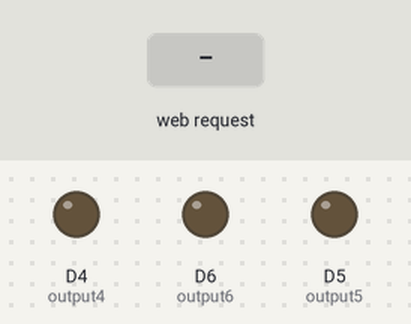
Simulated run of this sketch. Board: ESP8266 (NodeMCU). On the bench: output pins drawn as LEDs (lit = HIGH). Inputs (shaded band) come from the test bench. WiFi joins after 1.5 s; servers stay silent unless stated; what the sketch prints to the serial monitor is not drawn.

Above: at 3.2 s.
3.3 s: HTTP request GET /eksekusi-kode-A received
At 3.7 s:
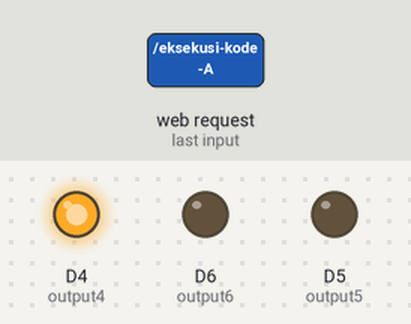
4.8 s: HTTP request GET /eksekusi-kode-C received
At 6.0 s:
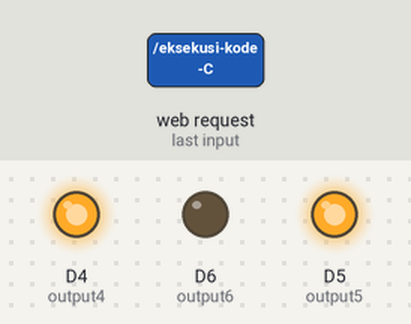
6.3 s: HTTP request GET /eksekusi-kode-B received
At 7.2 s:
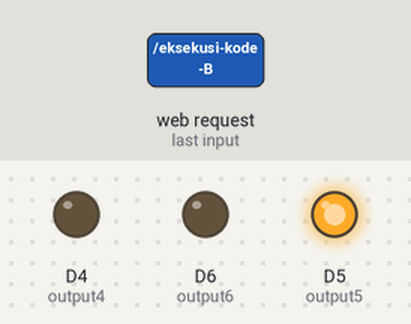
7.8 s: HTTP request GET /eksekusi-kode-E received
At 8.4 s:
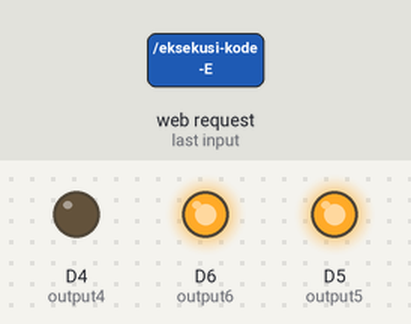
9.3 s: HTTP request GET /eksekusi-kode-D received
At 10.5 s:
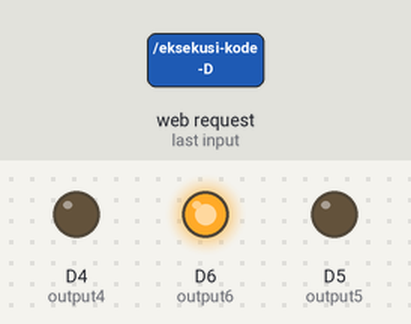
10.8 s: HTTP request GET /eksekusi-kode-F received
At 11.9 s:
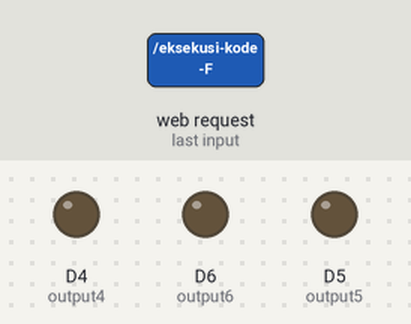
Timing chart, 0 to 13.3 s (numbered marks = the images above; inputs shaded):
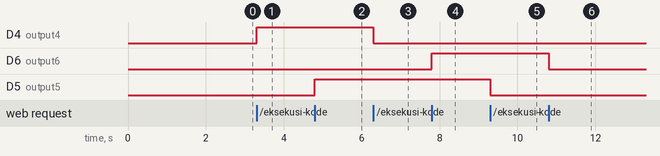

The sketch:

masjibran_esp.ino
```cpp
#include <ESP8266WiFi.h>
#include <ESP8266WebServer.h>
#include <SoftwareSerial.h>

const char* ssid = "POCO-A";
const char* password = "";

int output5 = D5;
int output4 = D4;
int output6 = D6;

ESP8266WebServer server(80);
SoftwareSerial node(D1,D2);

void setup() {
  Serial.begin(9600);
  pinMode(output4,OUTPUT);
  pinMode(output5,OUTPUT);
  pinMode(output6,OUTPUT);

  WiFi.begin(ssid, password);
  while (WiFi.status() != WL_CONNECTED) {
    delay(1000);
    Serial.println("Konek ke wifi...");
  }
  Serial.println("Connected to WiFi, IP: ");
  Serial.print(WiFi.localIP());
  server.begin();

  server.on("/eksekusi-kode-A", HTTP_GET, [](){
    digitalWrite(output4, HIGH);
    server.sendHeader("Access-Control-Allow-Origin", "*");
    server.send(200, "application/json", "{\"status\": \"Kode A (Kedip) berhasil dijalankan\"}");
  });

  server.on("/eksekusi-kode-B", HTTP_GET, [](){
    digitalWrite(output4, LOW);
    server.sendHeader("Access-Control-Allow-Origin", "*");
    server.send(200, "application/json", "{\"status\": \"Kode B (Kedip) berhasil dijalankan\"}");
  });

  server.on("/eksekusi-kode-C", HTTP_GET, [](){
    digitalWrite(output5, HIGH);
    server.sendHeader("Access-Control-Allow-Origin", "*");
    server.send(200, "application/json", "{\"status\": \"Kode C (Kedip) berhasil dijalankan\"}");
  });

  server.on("/eksekusi-kode-D", HTTP_GET, [](){
    digitalWrite(output5, LOW);
    server.sendHeader("Access-Control-Allow-Origin", "*");
    server.send(200, "application/json", "{\"status\": \"Kode D (Kedip) berhasil dijalankan\"}");
  });

  server.on("/eksekusi-kode-E", HTTP_GET, [](){
    digitalWrite(output6, HIGH);
    server.sendHeader("Access-Control-Allow-Origin", "*");
    server.send(200, "application/json", "{\"status\": \"Kode E (Kedip) berhasil dijalankan\"}");
  });

  server.on("/eksekusi-kode-F", HTTP_GET, [](){
    digitalWrite(output6, LOW);
    server.sendHeader("Access-Control-Allow-Origin", "*");
    server.send(200, "application/json", "{\"status\": \"Kode F (Kedip) berhasil dijalankan\"}");
  });

}

void loop() {
  server.handleClient();
}
```

Measured:
- after the input at 3.3 s, D4 (output4): LOW → HIGH at once
- after the input at 4.8 s, D5 (output5): LOW → HIGH at once
- after the input at 6.3 s, D4 (output4): HIGH → LOW at once
- after the input at 7.8 s, D6 (output6): LOW → HIGH at once
- after the input at 9.3 s, D5 (output5): HIGH → LOW at once
- after the input at 10.8 s, D6 (output6): HIGH → LOW at once
